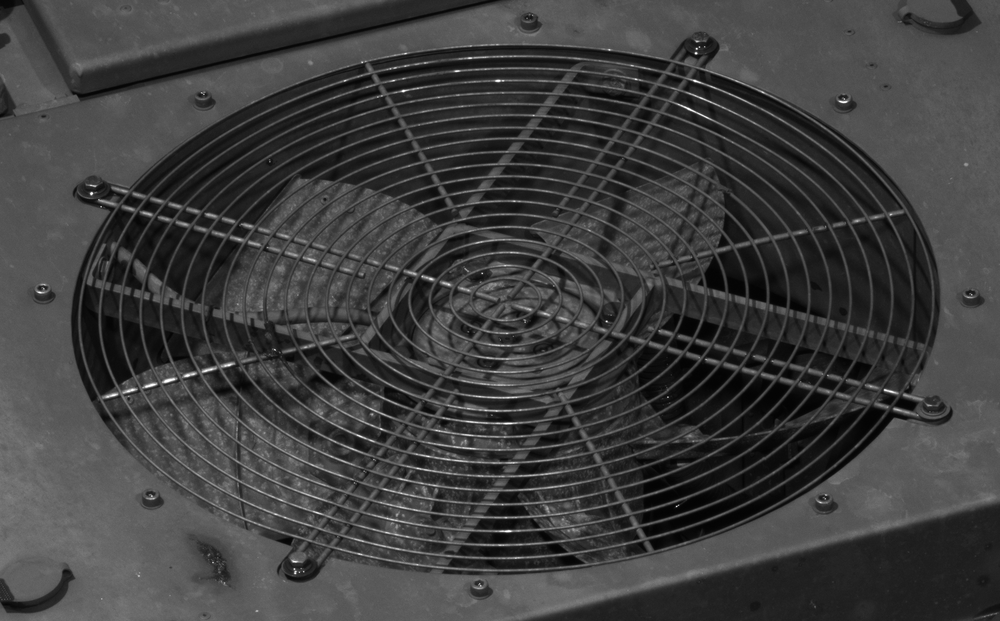
#> input picture data/17-testCLAHE.png, 1000 x 621 px, shrunk from 2121 x 1317 before the run, found by its file name
$ python 18-CLAHE-test.py
#> lines starting #> are read from the running program, lines starting #| are printed output that depends on the picture
import numpy as np


import cv2

img = cv2.imread('data/17-testCLAHE.png', 0)
#> img is the input picture: shape (621, 1000); min 3, max 255, mean 62.4
  # create a CLAHE object (Arguments are optional).


for exp in range(1,8):
    grid = (2**exp)+1

    clahe = cv2.createCLAHE(clipLimit=2.0, tileGridSize=(grid,grid))

    cl1 = clahe.apply(img)
    grid3 = str(grid).zfill(3)

    print(f'Exp, Grid, Grid3: {exp}, {grid}, {grid3}')
    cv2.imwrite(f'tmp/clahe-Grid_{grid3}.png', cl1)
#> this loop made 7 passes
#> pass 1, `cl1 = clahe.apply(img)`:
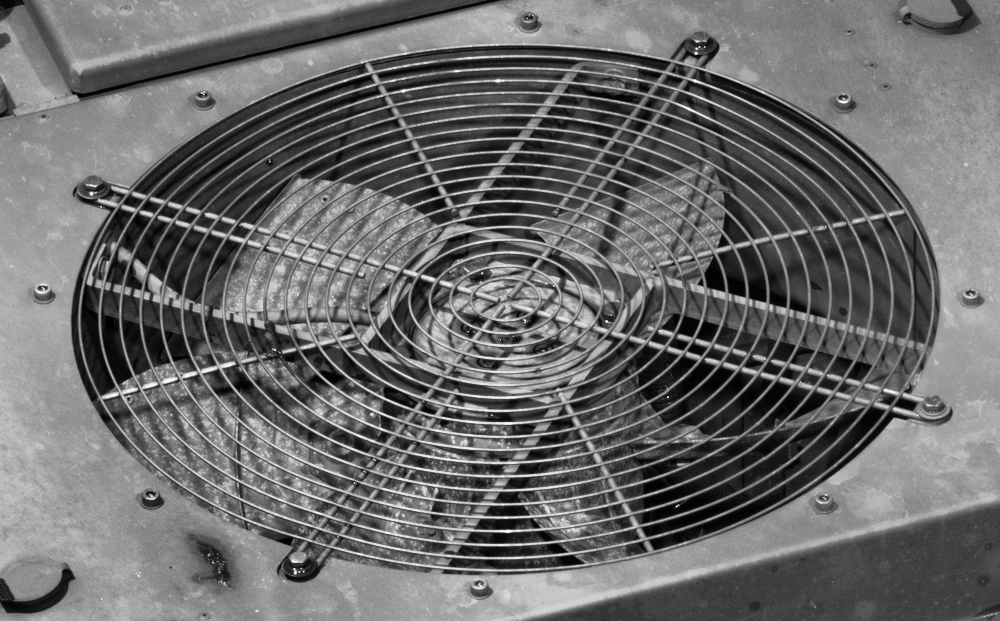
#> cl1: shape (621, 1000); min 1, max 255, mean 107.2
#> pass 2, `cl1 = clahe.apply(img)`:
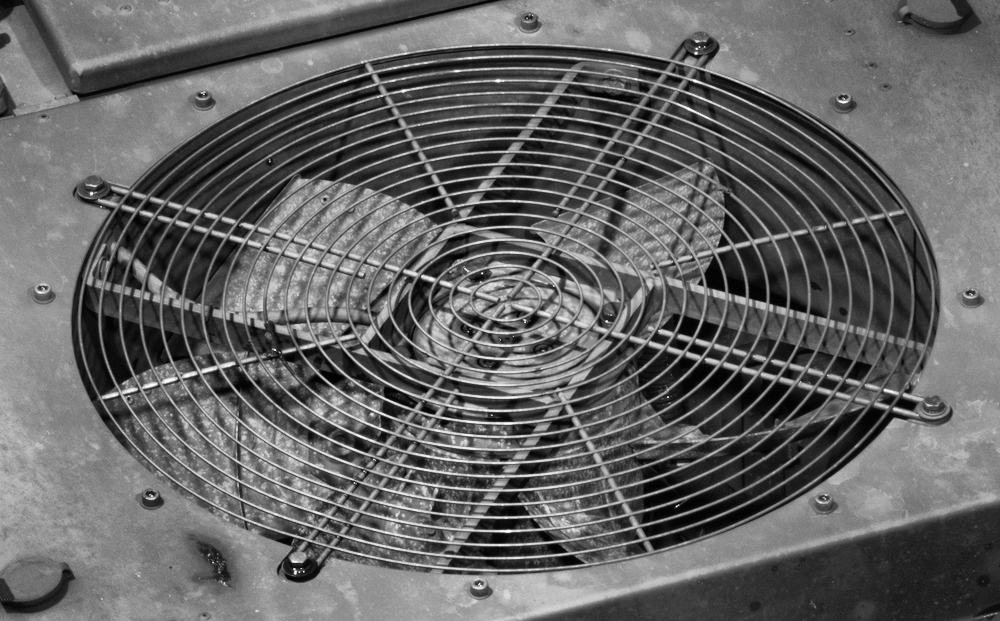
#> cl1: shape (621, 1000); min 1, max 255, mean 100.8
#> pass 3, `cl1 = clahe.apply(img)`:
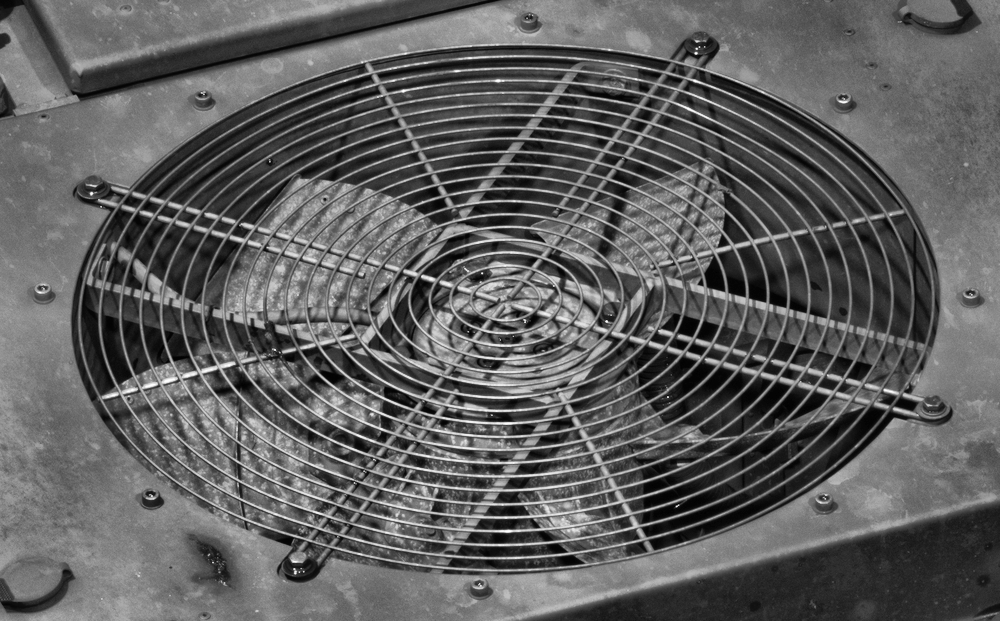
#> cl1: shape (621, 1000); min 1, max 255, mean 95.1
